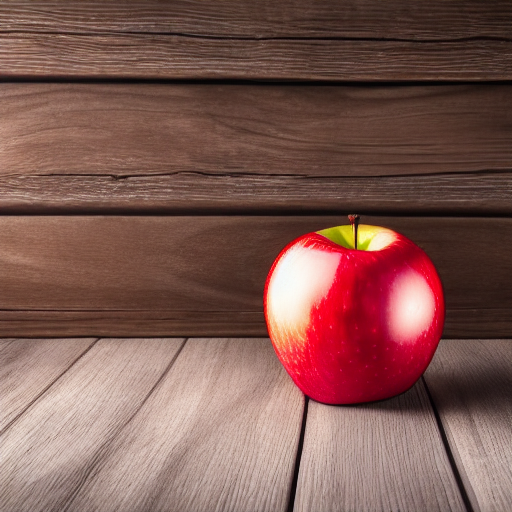
#> input picture acceptance48_text_to_image.png, 512 x 512 px, found by its file name
$ python build_precision_mask.py
#> lines starting #> are read from the running program, lines starting #| are printed output that depends on the picture; after the words box and inside, x2 and y2 are one past the last pixel; in counts of white or black regions, pixels touching at a corner belong together
"""Precision Mask Generator and Visualizer for Sprint APP-ACCEPTANCE-51."""
from pathlib import Path
import numpy as np
from PIL import Image, ImageFilter

REPO_ROOT = Path("C:/SnapdragonAI")
ORIG_PATH = REPO_ROOT / "acceptance48_text_to_image.png"

def create_precision_mask(orig_path: Path):
    im = Image.open(orig_path).convert("RGB")
#> im is the input picture: PIL image 512x512 RGB; mean R, G, B 127, 88.4, 81.4
    arr = np.array(im, dtype=float)
    r, g, b = arr[:,:,0], arr[:,:,1], arr[:,:,2]
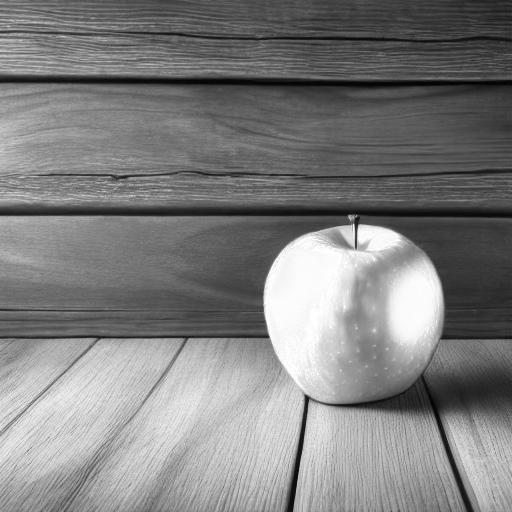
#> r: shape (512, 512) float64; min 2, max 255, mean 127
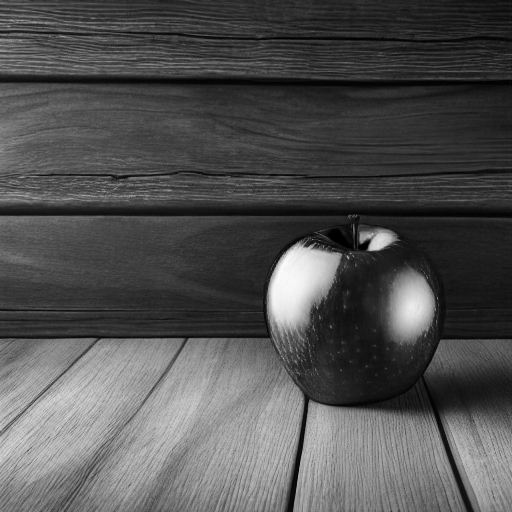
#> b: shape (512, 512) float64; min 0, max 252, mean 81.4

    # Spatial gating to the true apple component (around center X=358, Y=320)
    # The true apple is entirely contained within X in [250, 460], Y in [200, 430]
    spatial_gate = (np.arange(512)[None, :] >= 250) & (np.arange(512)[None, :] <= 460) & \
                   (np.arange(512)[:, None] >= 200) & (np.arange(512)[:, None] <= 430)

    # 1. Red fruit surface:
    # High red difference from green and blue
    diff = r - np.maximum(g, b)
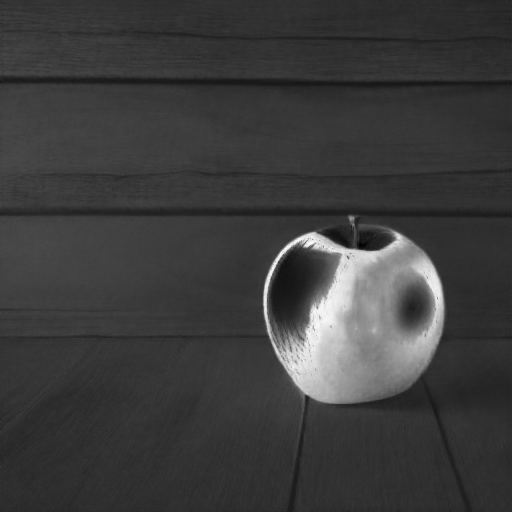
#> diff: shape (512, 512) float64; min -24, max 231, mean 36.5; drawn with min black and max white
    is_red_fruit = (diff > 30.0) & (r > 60.0) & spatial_gate
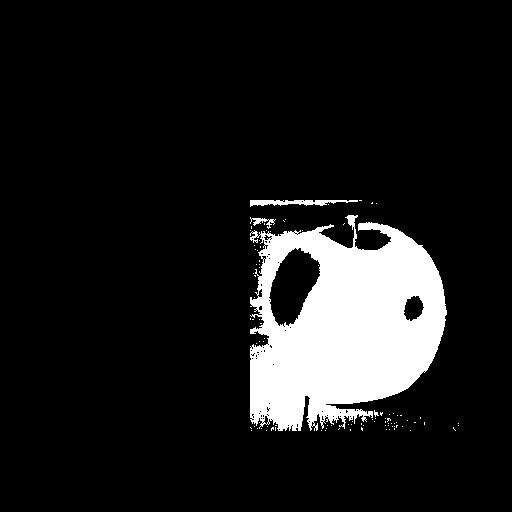
#> is_red_fruit: shape (512, 512) bool; 11.1% white; 94 white regions (91 under 20 px), largest, box (x1, y1, x2, y2) and area: (250, 215, 447, 431) 28369, (250, 200, 358, 207) 426, (250, 217, 276, 229) 111

    # 2. Specular highlights inside the apple:
    # Highlights may be bright whitish/yellowish (e.g. r>180, g>140, b>120) inside the fruit bounds
    is_highlight = (r > 160.0) & (g > 120.0) & (b > 100.0) & spatial_gate & \
                   (np.arange(512)[None, :] >= 280) & (np.arange(512)[None, :] <= 360) & \
                   (np.arange(512)[:, None] >= 240) & (np.arange(512)[:, None] <= 330)
#> is_highlight: shape (512, 512) bool; 1.4% white; 7 white regions (6 under 20 px), largest, box (x1, y1, x2, y2) and area: (280, 241, 339, 331) 3646

    raw_apple = is_red_fruit | is_highlight
#> raw_apple: shape (512, 512) bool; 11.9% white; 94 white regions (91 under 20 px), largest, box (x1, y1, x2, y2) and area: (250, 215, 447, 431) 30475, (250, 200, 358, 207) 426, (250, 217, 276, 229) 111

    # 3. Fill holes inside the apple using PIL Max/Min filters
    raw_img = Image.fromarray((raw_apple.astype(np.uint8) * 255), mode="L")
    # Morphological Close
    closed_img = raw_img.filter(ImageFilter.MaxFilter(7)).filter(ImageFilter.MinFilter(7))
#> closed_img: PIL image 512x512 L; 12.7% white; 11 white regions (9 under 20 px), largest, box (x1, y1, x2, y2) and area: (250, 215, 447, 431) 32859, (250, 200, 362, 207) 486
    closed_np = np.array(closed_img) > 128

    # 4. Exclude Stem and Stalk:
    # Stem is at X in [350, 372], Y in [180, 226] and top dimple pixels
    is_stem_zone = (np.arange(512)[None, :] >= 348) & (np.arange(512)[None, :] <= 374) & \
                   (np.arange(512)[:, None] >= 180) & (np.arange(512)[:, None] <= 226)
    # Also dark stalk pixels in crest indentation (lum < 50)
    crest_stalk = (np.arange(512)[None, :] >= 352) & (np.arange(512)[None, :] <= 370) & \
                  (np.arange(512)[:, None] >= 210) & (np.arange(512)[:, None] <= 235) & \
                  (np.mean(arr, axis=-1) < 55.0)
#> crest_stalk: shape (512, 512) bool; 0.1% white; 1 white region, box (x1, y1, x2, y2) and area: (352, 210, 371, 236) 273

    # 5. Exclude Wooden Table surface and contact shadow:
    # Table below y=412 where surface is horizontal wood
    is_table_zone = (np.arange(512)[:, None] >= 418) & (arr[:,:,1] > arr[:,:,0] * 0.75)
#> is_table_zone: shape (512, 512) bool; 17.9% white; 9 white regions (6 under 20 px), largest, box (x1, y1, x2, y2) and area: (0, 418, 301, 512) 27555, (293, 418, 467, 512) 14174, (441, 418, 512, 512) 5241

    final_mask_np = closed_np & ~is_stem_zone & ~crest_stalk & ~is_table_zone
#> final_mask_np: shape (512, 512) bool; 12.1% white; 7 white regions (4 under 20 px), largest, box (x1, y1, x2, y2) and area: (250, 217, 447, 431) 31264, (250, 200, 348, 207) 462, (343, 216, 348, 225) 28

    # Morphological clean
    clean_img = Image.fromarray((final_mask_np.astype(np.uint8) * 255), mode="L")
    clean_img = clean_img.filter(ImageFilter.MedianFilter(3))
#> clean_img: PIL image 512x512 L; 12.1% white; 4 white regions (1 under 20 px), largest, box (x1, y1, x2, y2) and area: (250, 218, 447, 429) 31257, (250, 200, 348, 206) 457, (344, 217, 348, 225) 24

    # Apply soft Gaussian feathering (radius 2) for seamless edge blending
    feathered = clean_img.filter(ImageFilter.GaussianBlur(radius=2))
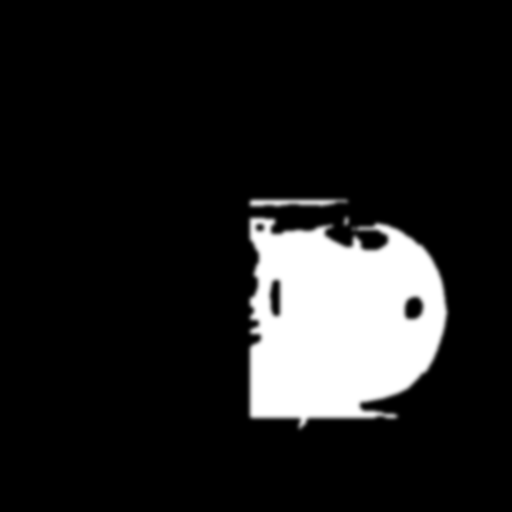
#> feathered: PIL image 512x512 L; min 0, max 255, mean 30.9

    # Measurements
    f_arr = np.array(feathered)
    active_px = int(np.sum(f_arr > 0))
#> active_px = 38785
    core_px = int(np.sum(f_arr >= 128))
#> core_px = 31644
    ys, xs = np.where(f_arr > 0)
    bbox = (int(xs.min()), int(ys.min()), int(xs.max()), int(ys.max()))
#> bbox = (245, 195, 451, 433)
    cx, cy = float(np.mean(xs)), float(np.mean(ys))
#> cx = 337.1; cy = 315.5

    print("=== PRECISION MASK CREATED ===")
    print(f"Active pixels (>0): {active_px} ({active_px/(512*512)*100:.2f}% of image)")
#| Active pixels (>0): 38785 (14.80% of image)
    print(f"Core pixels (>=128): {core_px} ({core_px/(512*512)*100:.2f}% of image)")
#| Core pixels (>=128): 31644 (12.07% of image)
    print(f"Bounding Box: X=[{bbox[0]}, {bbox[2]}], Y=[{bbox[1]}, {bbox[3]}] (W={bbox[2]-bbox[0]+1}, H={bbox[3]-bbox[1]+1})")
#| Bounding Box: X=[245, 451], Y=[195, 433] (W=207, H=239)
    print(f"Centroid: ({cx:.2f}, {cy:.2f})")
#| Centroid: (337.12, 315.46)

    # Generate Overlay
    orig_rgba = im.convert("RGBA")
    overlay = Image.new("RGBA", (512, 512), (0, 0, 0, 0))
#> overlay: PIL image 512x512 RGBA; every value is 0
    # Semi-transparent magenta/cyan overlay where mask > 0
    f_norm = f_arr.astype(float) / 255.0
    overlay_arr = np.zeros((512, 512, 4), dtype=np.uint8)
    # Bright cyan/turquoise color (0, 230, 255) with alpha proportional to mask
    overlay_arr[..., 0] = 0
    overlay_arr[..., 1] = 230
    overlay_arr[..., 2] = 255
    overlay_arr[..., 3] = (f_norm * 140).astype(np.uint8) # semi-transparent
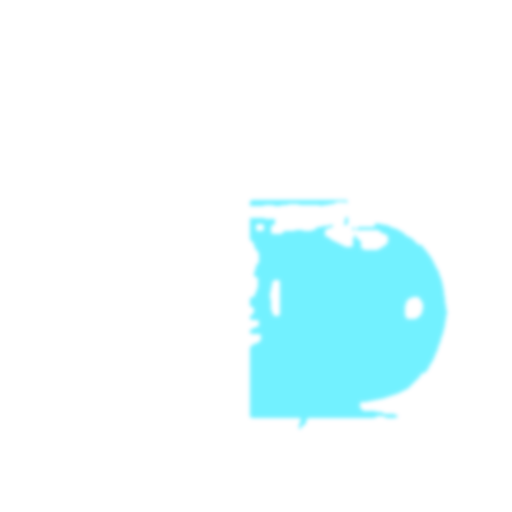
#> overlay_arr: shape (512, 512, 4); mean of channels 0, 1, 2, 3 0, 230, 255, 16.9; transparent parts drawn white

    overlay_img = Image.fromarray(overlay_arr, mode="RGBA")
    composite_overlay = Image.alpha_composite(orig_rgba, overlay_img).convert("RGB")
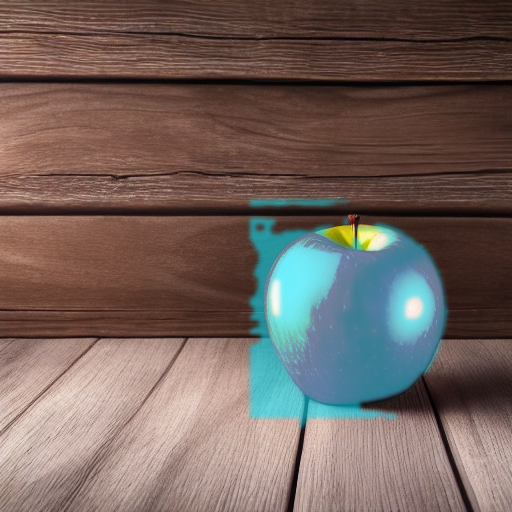
#> composite_overlay: PIL image 512x512 RGB; mean R, G, B 114.6, 99, 93

    return feathered, composite_overlay

if __name__ == "__main__":
    mask, overlay = create_precision_mask(ORIG_PATH)
    mask.save("reports/app_acceptance_50/test_precision_mask.png")
    overlay.save("reports/app_acceptance_50/test_precision_overlay.png")
    print("Saved test_precision_mask.png and test_precision_overlay.png")
